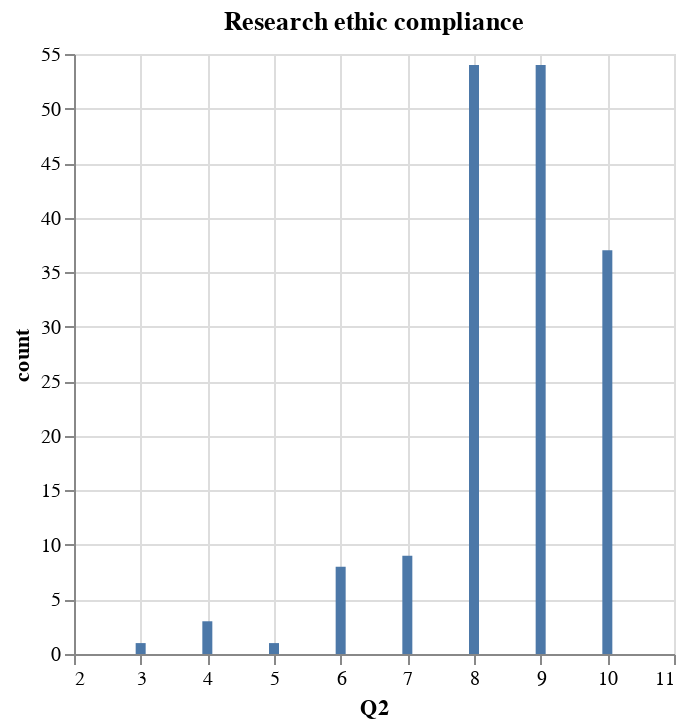

Source (notebook cell):
### Code cell
# 
# 나. 연구자의 연구윤리 준수 수준 
# Research ethic compliance
# 
rec_value_counts = df.select(pl.col("Q2").value_counts(sort=True))
ResearchEthicCompliance = rec_value_counts.unnest("Q2")

alt.Chart(ResearchEthicCompliance).mark_bar().encode(
    x="Q2",
    y="count"
).properties(
    title="Research ethic compliance"
)

### Figure 1 — Vega-Lite specification as saved in the notebook (floating-point values rounded to 4 significant figures)
{"config": {"view": {"continuousWidth": 300, "continuousHeight": 300}}, "data": {"name": "data-52813858526e5f1941bdb5942f573d14"}, "mark": {"type": "bar"}, "encoding": {"x": {"field": "Q2", "type": "quantitative"}, "y": {"field": "count", "type": "quantitative"}}, "title": "Research ethic compliance", "$schema": "https://vega.github.io/schema/vega-lite/v5.20.1.json", "datasets": {"data-52813858526e5f1941bdb5942f573d14": [{"Q2": 9, "count": 54}, {"Q2": 8, "count": 54}, {"Q2": 10, "count": 37}, {"Q2": 7, "count": 9}, {"Q2": 6, "count": 8}, {"Q2": 4, "count": 3}, {"Q2": 5, "count": 1}, {"Q2": 3, "count": 1}]}}
